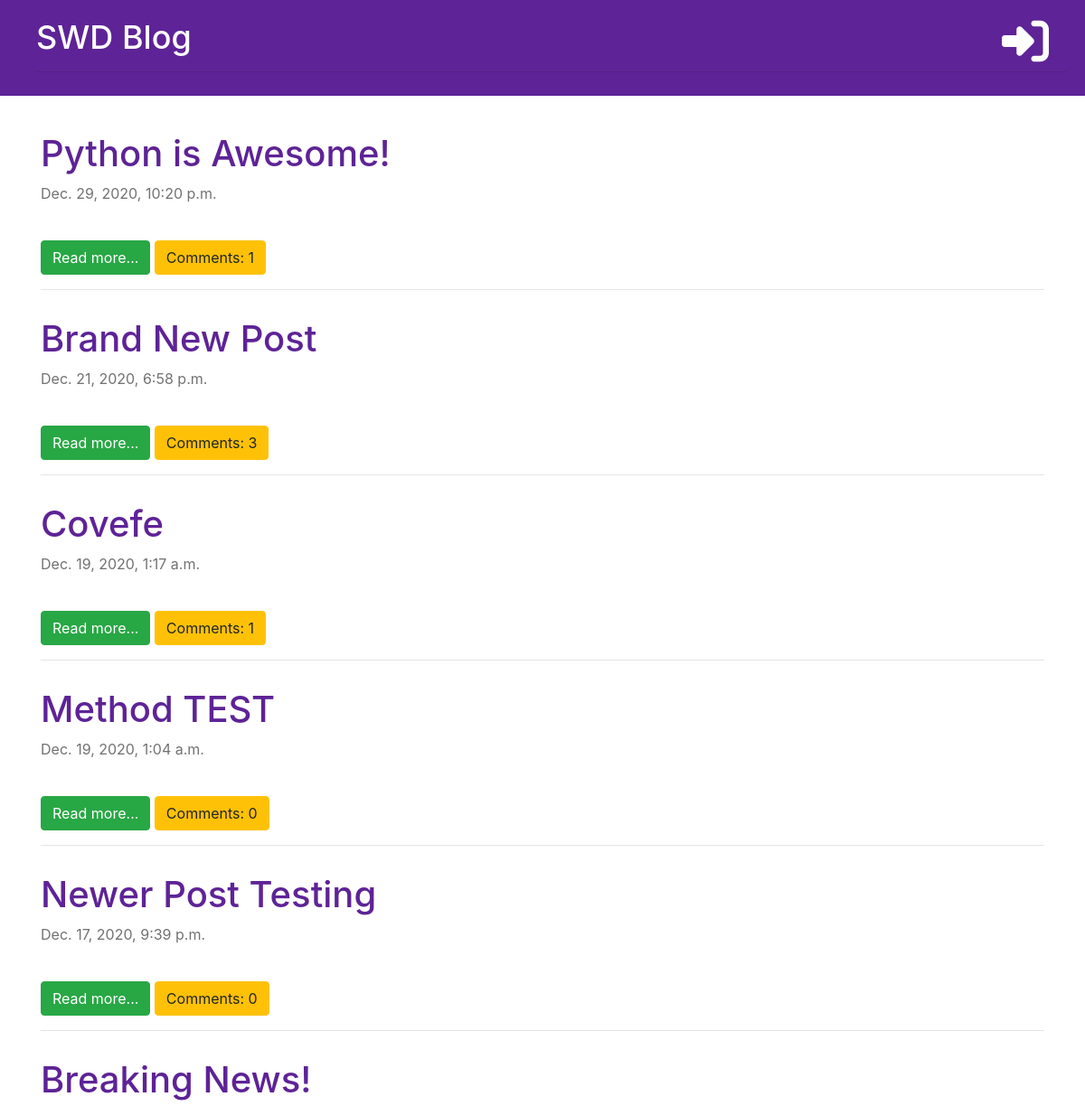
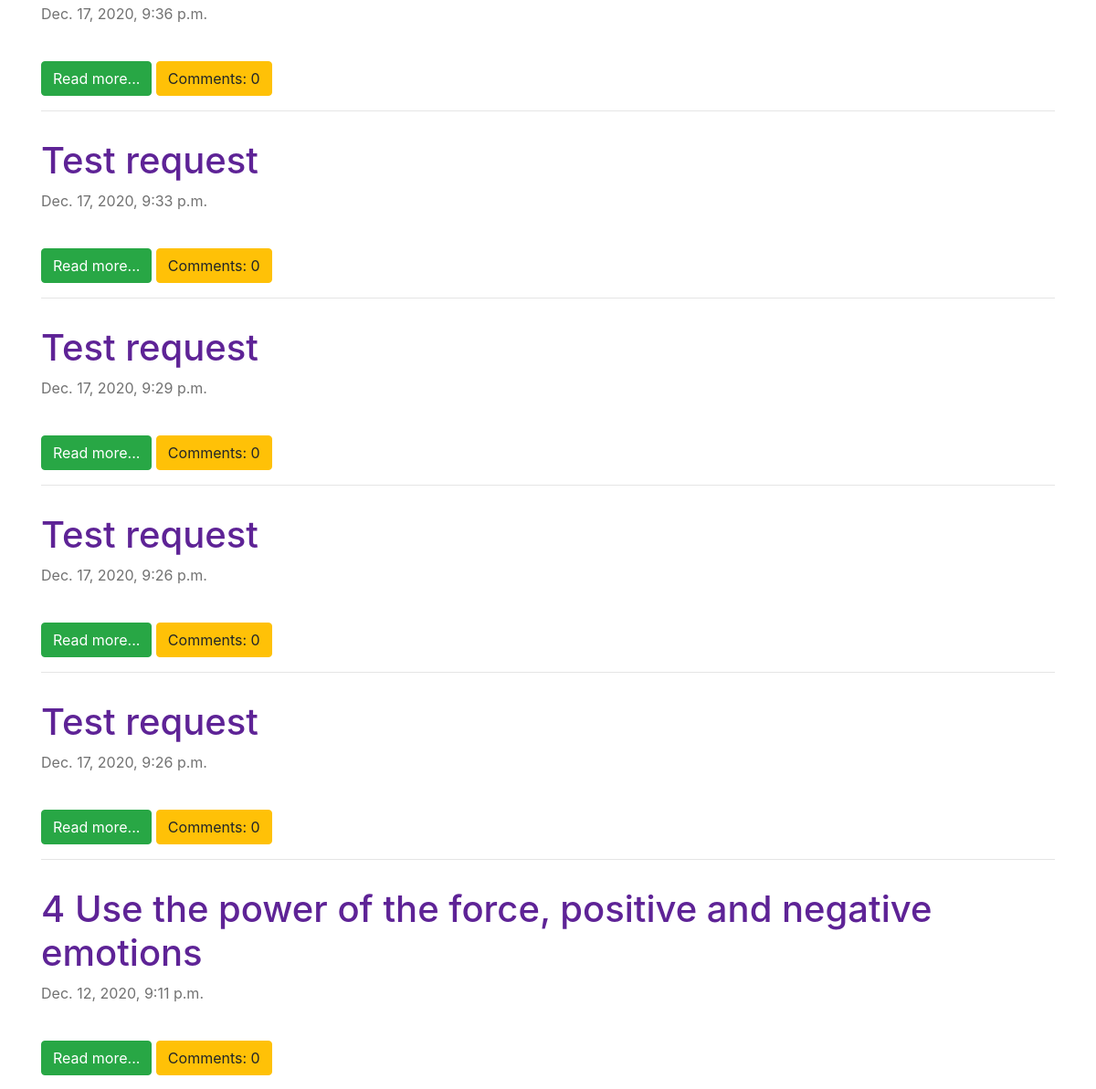
/ (upper part), run on an earlier commit of the app's database (2 pictures, top to bottom).
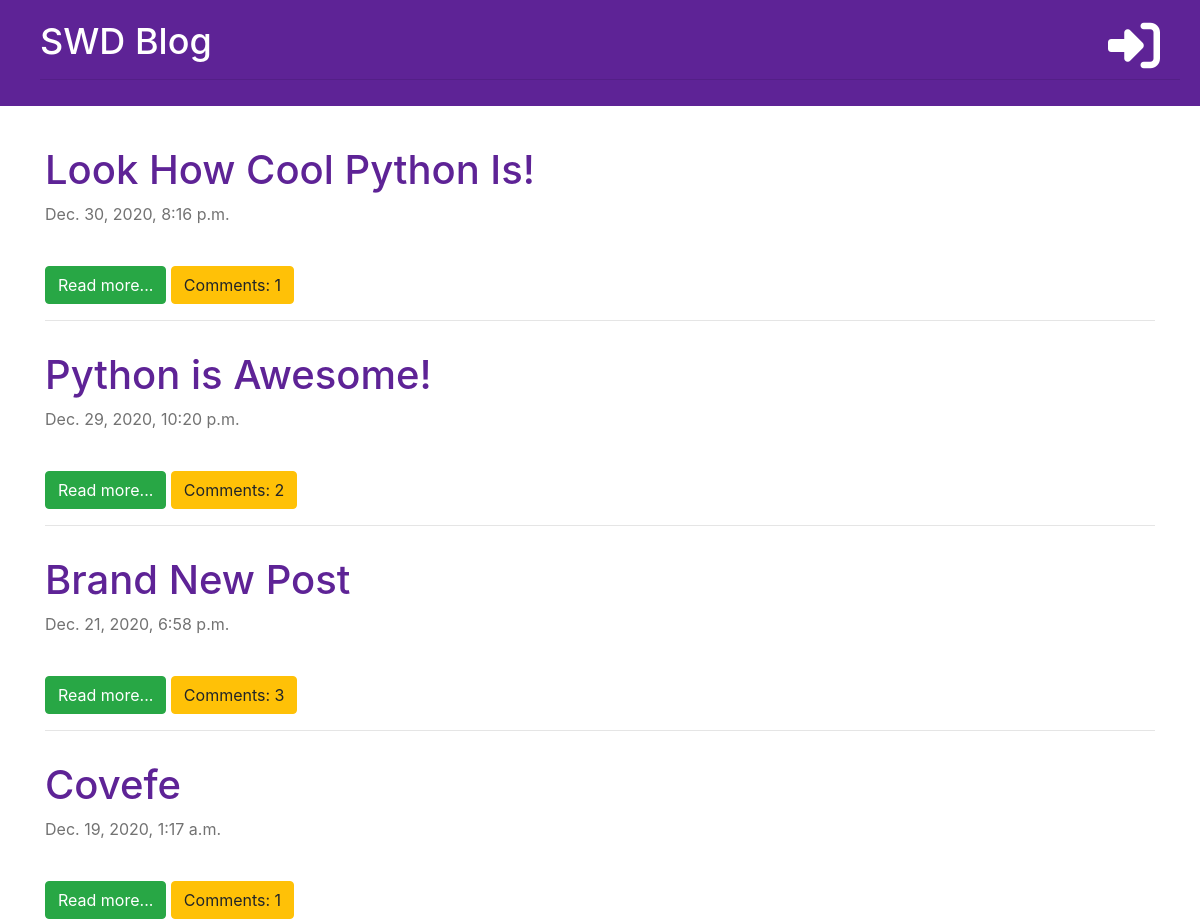
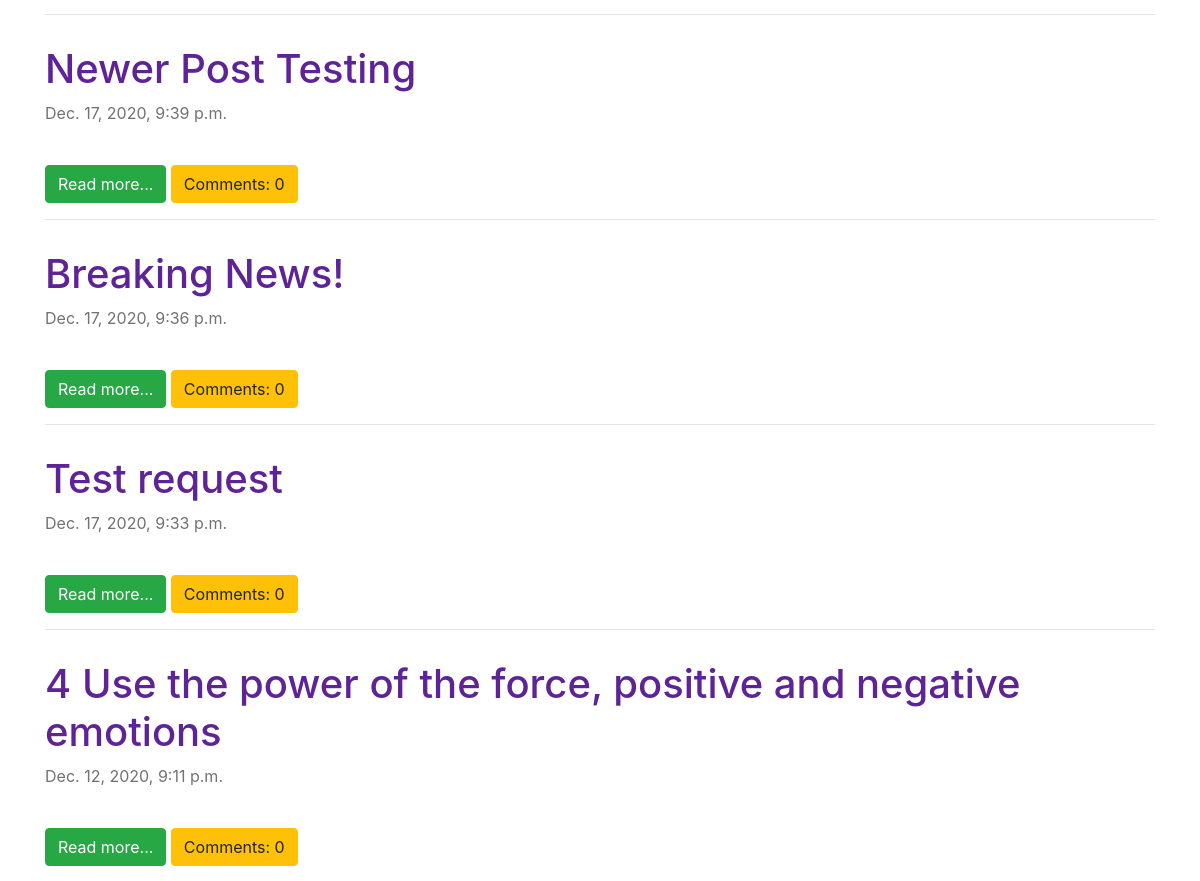
And on a later commit of the database (2 pictures, top to bottom).
### blog/models.py (models this page shows, shortened)
class Post(models.Model):
    author = models.ForeignKey('auth.User', on_delete=models.CASCADE)
    title = models.CharField(max_length=200)
    text = models.TextField()
    created_date = models.DateTimeField(default=timezone.now)
    published_date = models.DateTimeField(blank=True, null=True)
    def approved_comments(self):
        return self.comments.filter(approved=True)

### blog/views.py (the view)
# urls.py: path('', views.post_list, name='post_list'),
def post_list(request):
    posts = Post.objects.filter(
        published_date__lte=timezone.now()).order_by('-published_date')
    stuff_for_frontend = {'posts': posts}
    return render(request, 'blog/post_list.html', stuff_for_frontend)

### blog/templatetags/markdownify.py (called while the page is built)
@register.filter
def markdown(value):
    renderer = HighlightRenderer()
    markdown = mistune.Markdown(renderer=renderer)
    return markdown(value)

### blog/templates/blog/post_list.html (shortened to what this page needs)
{% extends 'blog/base.html' %}
{% load markdownify %}
{% block content %}
    {% for post in posts %}
    <div class="post">
        <h1><a href="{% url 'post_detail' pk=post.pk %}">{{ post.title }}</a></h1>
        <p class="published-date">{{ post.published_date }}</p>
        <br>
        <a href="{% url 'post_detail' pk=post.pk %}"><div class="btn btn-success">Read more...</div></a>
        <a href="{% url 'post_detail' pk=post.pk %}"><div class="btn btn-warning">Comments: {{ post.approved_comments.count }}</div></a>
        <hr>
    </div>
    {% endfor %}
{% endblock %}

What changed in the data, as far as the page shows it:
removed Post: title "Method TEST", published_date "Dec. 19, 2020, 1:04 a.m.", approved_comments.count "0"
removed Post: title "Test request", published_date "Dec. 17, 2020, 9:29 p.m.", approved_comments.count "0"
removed Post: title "Test request", published_date "Dec. 17, 2020, 9:26 p.m.", approved_comments.count "0"
removed Post: title "Test request", published_date "Dec. 17, 2020, 9:26 p.m.", approved_comments.count "0"
now on this page (row edited): Post: title "Look How Cool Python Is!", published_date "Dec. 30, 2020, 8:16 p.m.", approved_comments.count "1"
computed for Post "Python is Awesome!": approved_comments.count "1" → "2"
